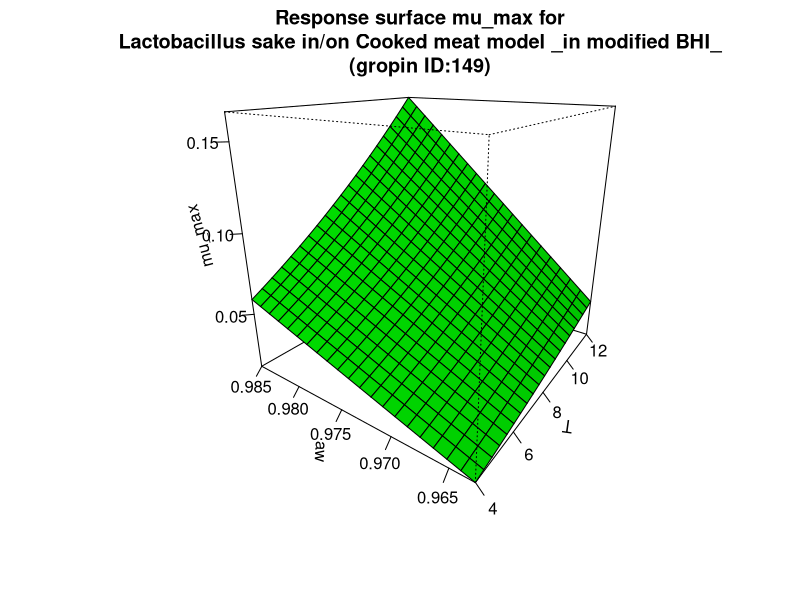

Reproduce this figure in R.
#############################
# start of Parameter script
#############################
T <- seq(3.996003996004,12.012,length.out=21)
aw <- seq(0.962962,0.985014985014985,length.out=21)
#############################
# end of Parameter script
#############################
############################# 
# start of Model script Gropin ID 149 
#############################
 
# constant coefficients for this model
a <- 0.0141
awmin <- 0.9561
Tmin <- -8.1
 
variables <- data.frame(T,aw)
argumentsPar <- expand.grid(variables)
 
# heart of the model
response_surface <- function(T,aw) {
   mumax <-(a*(aw-awmin)*((T-Tmin)^2))

return(mumax=mumax)
} 

# output parameters
mumax <- cbind(argumentsPar,response_surface(argumentsPar['T'],argumentsPar['aw']))
colnames(mumax) <- c(colnames(argumentsPar),'mumax')
#############################
# End of Model script
#############################
############################# 
# start of Visualisation script Gropin ID 149 
#############################
persp(T,aw,matrix(unlist(mumax$mumax),nrow=21),col = 'green',xlab='T',ylab='aw',zlab='mu_max',main='Response surface mu_max for
Lactobacillus sake in/on Cooked meat model _in modified BHI_
(gropin ID:149)',theta=305,phi=20,shade=0.25,ticktype = 'detailed')
#############################
# End of Visualisation script
#############################
